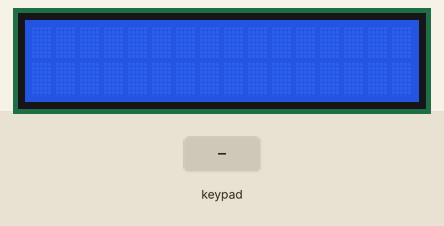
Simulated run of this sketch. Board: Arduino Mega 2560, built with avr-gcc and run on an emulated ATmega2560. Parts: 16×2 character LCD. The test bench sets the inputs (shaded band). What the sketch prints to the serial monitor is not drawn.

Above: at 1.2 s.
1.3 s: keypad keys 7 + 5 = pressed 0.4 s apart
At 3.1 s:
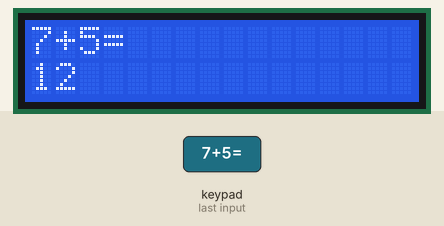
4.4 s: key '/' pressed
5.9 s: keypad keys 6 * 7 = pressed 0.4 s apart
At 8.0 s:
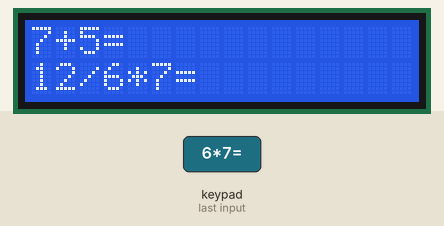
9.0 s: key '*' pressed
At 9.3 s:
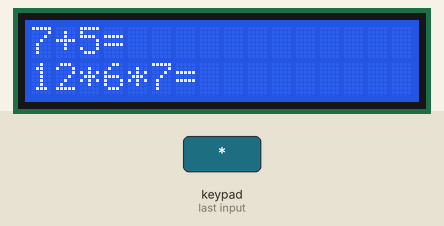
10.5 s: keypad keys 3 1 3 3 3 5 3 7 * pressed 0.4 s apart
At 14.3 s:
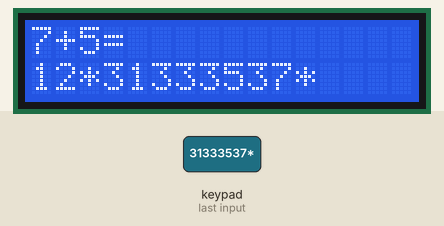
15.6 s: keypad keys 8 / 2 = pressed 0.4 s apart
At 17.9 s:
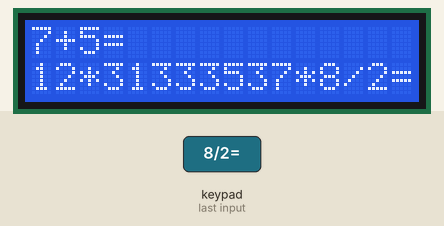
Timing chart, 0 to 19.4 s (numbered marks = the images above; inputs shaded):
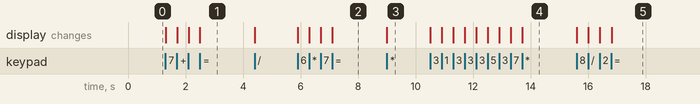

Measured:
- after the input at 1.3 s, the display: first changes at once (image 1 shows a later state)
- after the input at 5.9 s, the display: first changes at once (image 2 shows a later state)
- after the input at 9.0 s, the display: changes at once (image 3)
- after the input at 10.5 s, the display: first changes at once (image 4 shows a later state)
- after the input at 15.6 s, the display: first changes at once (image 5 shows a later state)

The sketch:

Q3.ino
```cpp
// include the library code:
#include <LiquidCrystal.h>
#include <Keypad.h>

const byte ROWS = 4; //four rows
const byte COLS = 4; //three columns
char keys[ROWS][COLS] = {
  {'7','8','9', '/'},
  {'4','5','6', '*'},
  {'1','2','3', '-'},
  {'o','0','=', '+'}
};
byte rowPins[ROWS] = {31, 33, 35, 37}; //connect to the row pinouts of the keypad
byte colPins[COLS] = {23, 25, 27, 29}; //connect to the column pinouts of the keypad

const int rs = 13, en = 12, d4 = 8, d5 = 9, d6 = 10, d7 = 11;

Keypad keypad = Keypad( makeKeymap(keys), rowPins, colPins, ROWS, COLS );
LiquidCrystal lcd(rs, en, d4, d5, d6, d7);

String op1, op2;
char _operator;
boolean operator_entered = false;

void setup() {
  Serial.begin(9600);
  lcd.begin(16, 2);
  lcd.clear();
  lcd.setCursor(0, 0);
}

void loop() {
//  lcd.clear();

  char key = keypad.getKey();

  if (key){
    lcd.print(key);

    if (key == 'o')
    {
      op1 = "";
      op2 = "";
      operator_entered = false;
      lcd.clear();
      lcd.setCursor(0, 0);
    }
    else if (key == '=')
    {
      int o1 = op1.toInt();
      int o2 = op2.toInt();
      lcd.setCursor(0, 1);

      switch (_operator)
      {
        case '+':
          lcd.print(o1 + o2);
          break;
        case '-':
          lcd.print(o1 - o2);
          break;
        case '*':
          lcd.print(o1 * o2);
          break;
        case '/':
          lcd.print((float)o1 / o2);
          break;
      }

    }
    else if (!operator_entered && (key == '+' || key == '-' || key == '*' || key == '/'))
    {
      _operator = key;
      operator_entered = true;
    }
    else if (! operator_entered)
    {
      op1 += key;
    }
    else
    {
      op2 += key;
    }

    Serial.println("Op1: " + op1);
    Serial.print("Op:  ");
    Serial.println(_operator);
    Serial.println("Op2: " + op2);
  }

}
```
